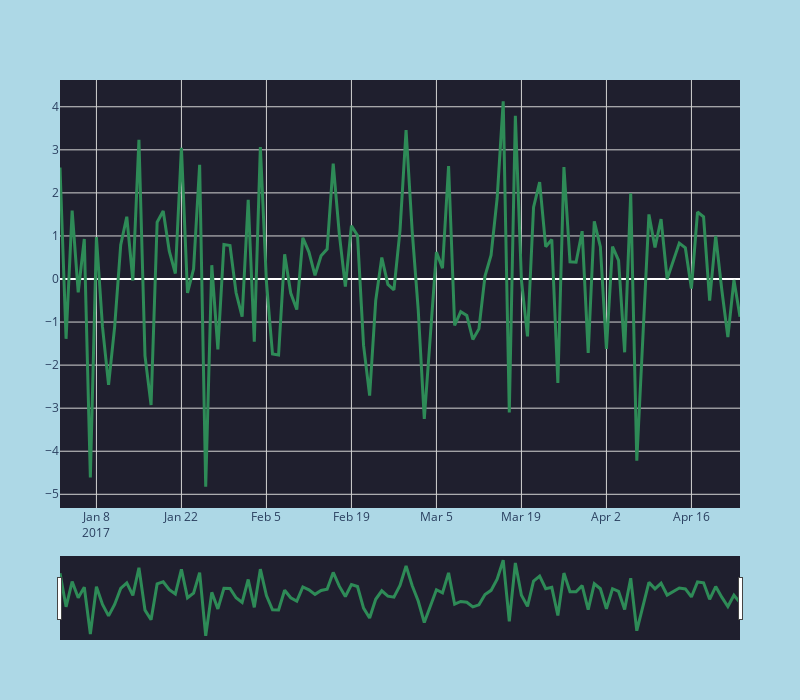

The notebook cell this image was saved under:
### Code cell
fig2 = go.Figure()
fig2.add_trace(go.Scatter(
    x=df_diff.index,
    y=df_diff.values.flatten(),
    mode='lines',
    line=dict(color='seagreen', width=3)
))
fig2.update_xaxes(
    rangeslider_visible=True,
    showgrid=True,
    gridcolor='lightgray'
)
fig2.update_yaxes(
    showgrid=True,
    gridcolor='lightgray'
)
fig2.update_layout(
    height=700,
    width = 800,
    plot_bgcolor='#1f1f2e',
    paper_bgcolor='lightblue',
    margin=dict(l=60, r=60, t=80, b=60)
)
fig2.show()
